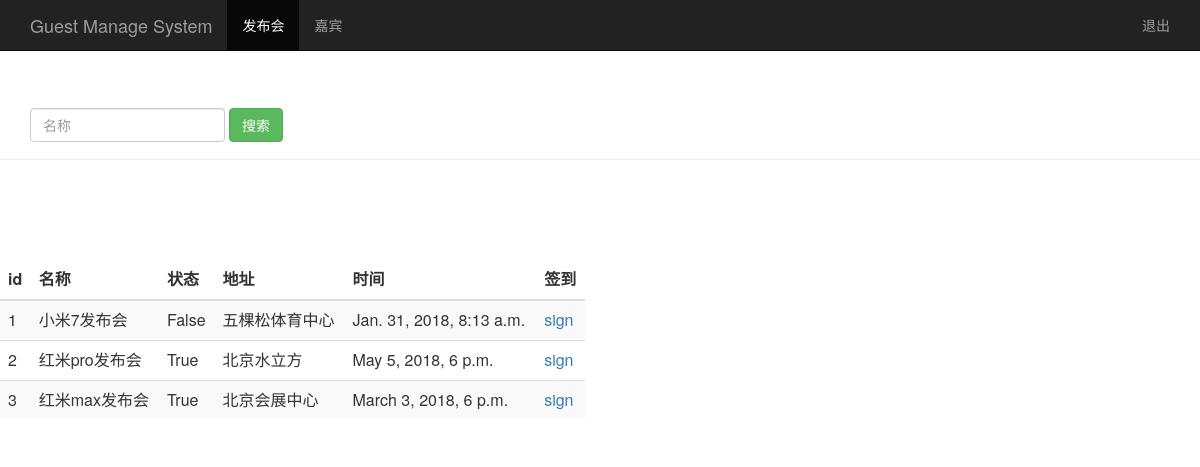
/event_manage/, run on the app's committed database.
### sign/models.py (models this page shows, shortened)
class Event(models.Model):
    name = models.CharField(max_length=100)  #发布会标题
    limit = models.IntegerField() #参加人数
    status = models.BooleanField() #状态
    address = models.CharField(max_length=200) #发布会地址
    start_time = models.DateTimeField('events time') #发布会时间
    create_time = models.DateTimeField(auto_now = True) #创建时间(自动获取当前时间)

### sign/views.py (the view)
# urls.py: path('event_manage/', views.event_manage),
def event_manage(request):
    event_list = Event.objects.all()
    username = request.session.get('user','')
    return render(request, 'event_manage.html',{'user':username,'events':event_list})

### sign/templates/event_manage.html (shortened to what this page needs)
<html lang="zh-CN">
    <head>
        {% load bootstrap3 %}
        {% bootstrap_css %}
    </head>
    <body role="document">
        <nav class="navbar navbar-inverse navbar-fixed-top">
            <div class="container">
                <div class="navbar-header">
                    <a class="navbar-brand" href="/event_manage/">Guest Manage System</a>
                </div>
                <div id="navbar" class="collapse navbar-collapse">
                    <ul class="nav navbar-nav">
                        <li class="active"><a href="#">发布会</a></li>
                        <li><a href="/guest_manage/">嘉宾</a></li>
                    </ul>
                    <ul class="nav navbar-nav navbar-right">
                        <li><a href="#">{{ user }}</a></li>
                        <li><a href="/logout/">退出</a></li>
                    </ul>
                </div>
            </div>
        </nav>
    <div class="page-header" style="padding-top:60px">
        <div id="navbar" class="navbar-collapse collapse">
            <form class="navbar-form" method="get" action="/search_event_name/">
                <div class="form-group">
                    <input name="name" type="text" placeholder="名称" class="form-control">
                </div>
                <button type="submit" class="btn btn-success">搜索</button>
            </form>
        </div>
    </div>
        <div class="row" style="padding-top:80px">
            <div class="col-md-6">
                <table class="table table-striped">
                    <thead>
                        <tr>
                            <th>id</th>
                            <th>名称</th>
                            <th>状态</th>
                            <th>地址</th>
                            <th>时间</th>
                            <th>签到</th>
                        </tr>
                    </thead>
                    <tbody>
                        {% for event in events %}
                            <tr>
                            <td>{{ event.id }}</td>
                            <td>{{ event.name }}</td>
                            <td>{{ event.status }}</td>
                            <td>{{ event.address }}</td>
                            <td>{{ event.start_time }}</td>
                            <td><a href="/sign_index/{{ event.id }}/" target="{{ event.id }}_blank">sign</a></td>
                            </tr>
                        {% endfor %}
                    </tbody>
                </table>
            </div>
        </div>
    </body>
</html>

### data on the page
Event: id "1", name "小米7发布会", status "False", address "五棵松体育中心", start_time "Jan. 31, 2018, 8:13 a.m."
Event: id "2", name "红米pro发布会", status "True", address "北京水立方", start_time "May 5, 2018, 6 p.m."
Event: id "3", name "红米max发布会", status "True", address "北京会展中心", start_time "March 3, 2018, 6 p.m."
